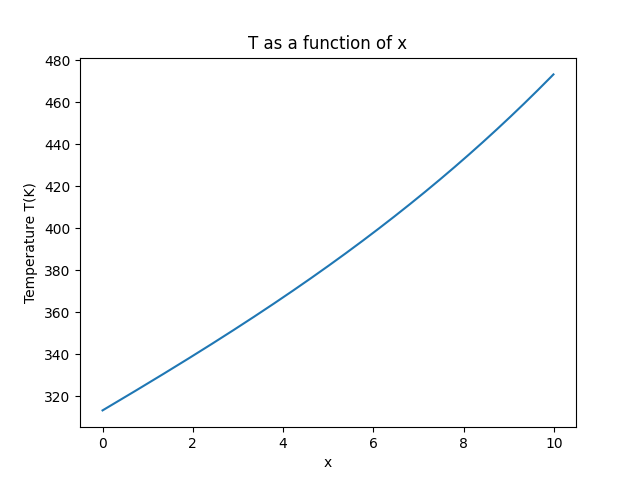

Source code (Python):
import math
import myLibrary as Lib
import matplotlib.pyplot as plt

def f(x,y,z):
    return -(0.01*(293.15-y))+(0*x)+(0*z)
shoot=Lib.shoot(f,313.15,473.15,0,10,0.01)


# Boundary value problem using shooting method(Guesses taken for dy/dx are 1 and 100)




# Print x at T=100 i.e. x(T=100) =>The length of the rod at which the temperature ,T=100 
print("The length of the rod at which the temperature ,T=100  is {} m.".format(fn.roundoff(x[a],4)))
plt.plot(shoot[0], shoot[1])
plt.title("T as a function of x")
plt.xlabel("x")
plt.ylabel("Temperature T(K)")
plt.show()

########################solution##########################
'''
point of 100 deg C was found manualy as 4.37m from plot
'''
